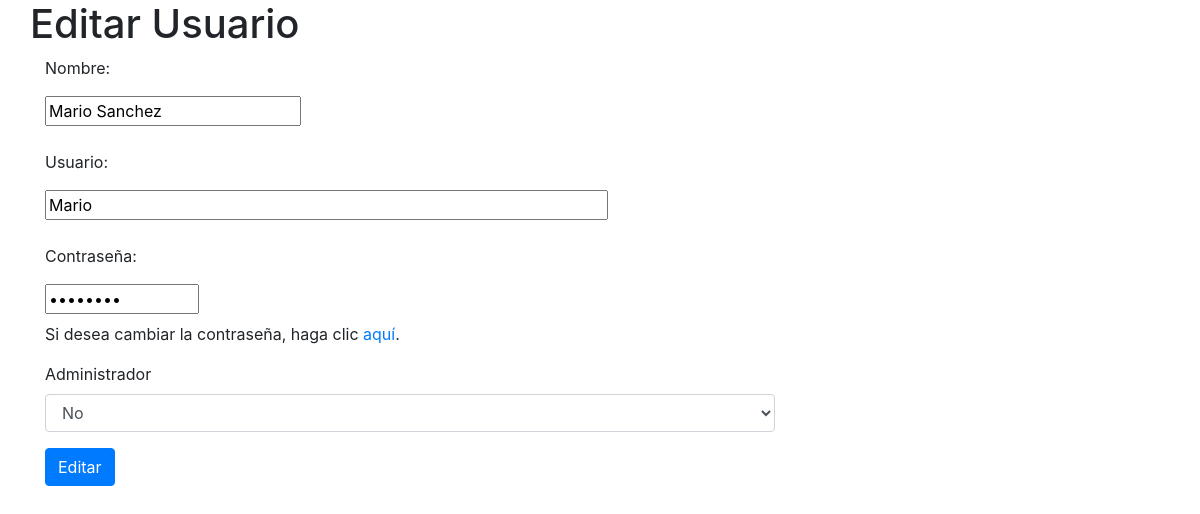
The page /editarUsu.php?id=2 on the database as committed earlier.
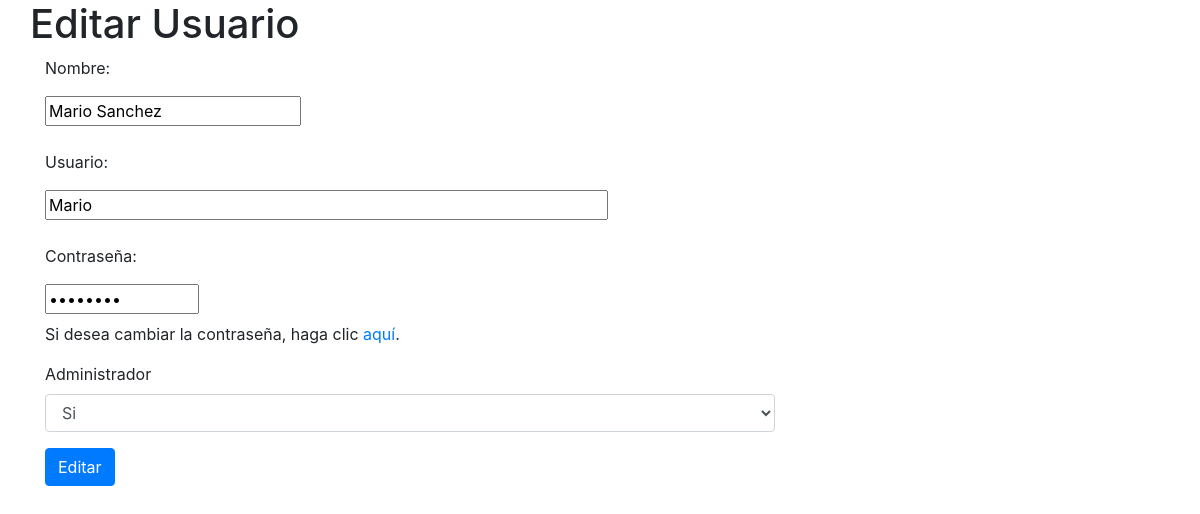
The same page on the database as committed later.
### tables this page shows
CREATE TABLE `usuarios` (
  `id_usuario` int(11) NOT NULL,
  `Nombre` varchar(150) NOT NULL,
  `Usuario` varchar(100) NOT NULL,
  `Password` varchar(100) NOT NULL,
  `Administrador` set('Si','No') NOT NULL
);

### editarUsu.php (the view, shortened to what this page needs)
<?php
require 'conexion.php';
$id = $_GET['id'];
$sql = "SELECT * FROM usuarios WHERE id_usuario=$id LIMIT 1";
$resultado = $mysqli->query($sql);
$fila = $resultado->fetch_assoc();
?>
<!doctype html>
<html lang="es">
<head>
    <link rel="stylesheet" href="css/bootstrap.min.css">
    <link rel="stylesheet" href="css/styles.css">
    <link rel="stylesheet" href="css/jquery.dataTables.min.css">
</head>
<body>
    <div class="container">
        <div class="row">
            <h1>Editar Usuario</h1>
        </div>
        <div class="row">
            <div class="col-md-8">
                <form id="registro" name="registro" autocomplete="off" action="editarUsu2.php" method="post">
                    <div class="form-group">
                        <label>
                            <p>Nombre:</p>
                            <input type="text" name="nombre" maxlength="20" size="20" required value="<?php echo $fila['Nombre'] ?>">
                        </label>
                    </div>
                    <div class="form-group">
                        <label>
                            <p>Usuario:</p>
                            <input type="text" name="usuario" maxlength="50" size="50" required value="<?php echo $fila['Usuario'] ?>">
                        </label>
                    </div>
                    <div class="form-group">
                        <label>
                            <p>Contraseña:</p>
                            <input type="password" name="passwd" maxlength="10" size="10" required readonly value="********">
                        </label>
                        <p>Si desea cambiar la contraseña, haga clic <a href="cambiarPassword.php?id=<?php echo $id ?>">aquí</a>.</p>
                    </div>
                    <div class="form-group">
                        <label for="administrador">Administrador</label>
                        <select name="administrador" id="administrador" class="form-control" required>
                            <option value="Si" <?php if($fila['Administrador'] == 'Si') echo 'selected'; ?>>Si</option>
                            <option value="No" <?php if($fila['Administrador'] == 'No') echo 'selected'; ?>>No</option>
                        </select>
                    </div>
                    <div class="form-group">
                        <input type="submit" class="btn btn-primary" value="Editar">
                    </div>
                </form>
            </div>
        </div>
    </div>
</body>
</html>

Rows that differ between the two databases and show on the page:
changed usuarios "Mario Sanchez": administrador "No" → "Si"
